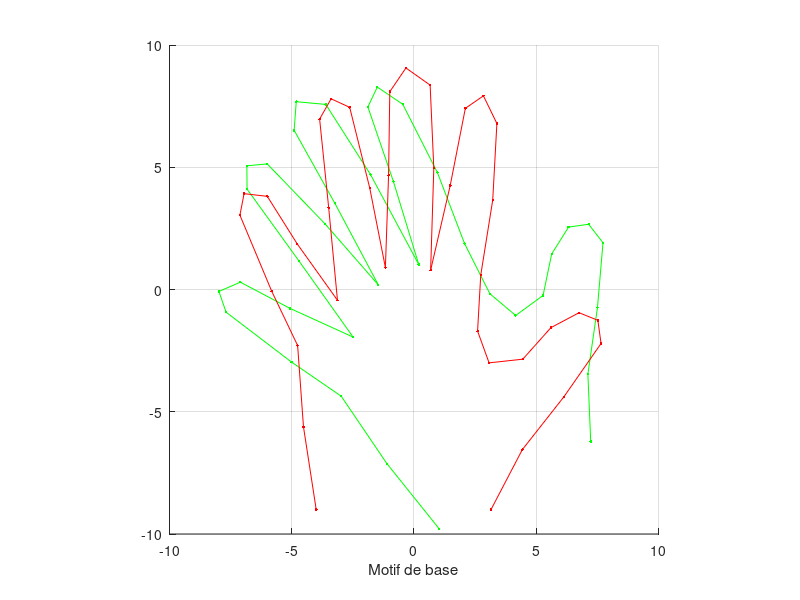

Write the MATLAB code that produced this figure.
close all
% Maison
% X = [ -6 -6 -7 0 7 6 6 -3 -3 0 0 -6;
%     -7 2 1 8 1 2 -7 -7 -2 -2 -7 -7] ;

%% Motif d'une main
X = [3.15  -9.00
     4.43  -6.55
     6.13  -4.39
     7.65  -2.21
     7.52  -1.26
     6.75  -0.95
     5.60  -1.56
     4.45  -2.85
     3.07  -3.00
     2.60  -1.70
     2.73   0.59
     3.22   3.66
     3.39   6.79
     2.84   7.92
     2.10   7.41
     1.48   4.25
     0.68   0.79
     0.81   4.96
     0.66   8.36
    -0.33   9.06
    -0.99   8.09
    -1.04   4.68
    -1.17   0.90
    -1.81   4.15
    -2.63   7.45
    -3.39   7.80
    -3.86   6.97
    -3.49   3.35
    -3.13  -0.44
    -4.78   1.87
    -6.00   3.81
    -6.95   3.92
    -7.12   3.04
    -5.82  -0.07
    -4.76  -2.29
    -4.52  -5.62
    -4.00  -9.00]';


% Création des matrices de transformation
A1 = [1/2 0; 0 1];
A2 = [1 0; 0 1/2];
A3 = [0 1; 1/2 0];
A4 = [1/2 0; 0 -1];

R = rand(2,2)-rand(2,2);
teta = 30;
G = [cosd(teta) -sind(teta); sind(teta) cosd(teta)];

% Application de la transformation A1 sur le motif X
Y1 = A1*X;
Y2 = A2*X;
Y3 = A3*X;
Y4 = A4*X;

Y5 = R*X;

Y6 = G*X;

% Affichage du nouveau motif Y1
figure ;
hold on ;
plot( Y6(1,: ), Y6(2,: ), '-g.' ) ;
grid on; axis square; xlabel(' A1') ;
axis([-10 10 -10 10]) ;

plot(X(1,:),X(2,:),'-r.');
grid on;
axis square;
xlabel(' Motif de base ');
axis([-10 10 -10 10]);

